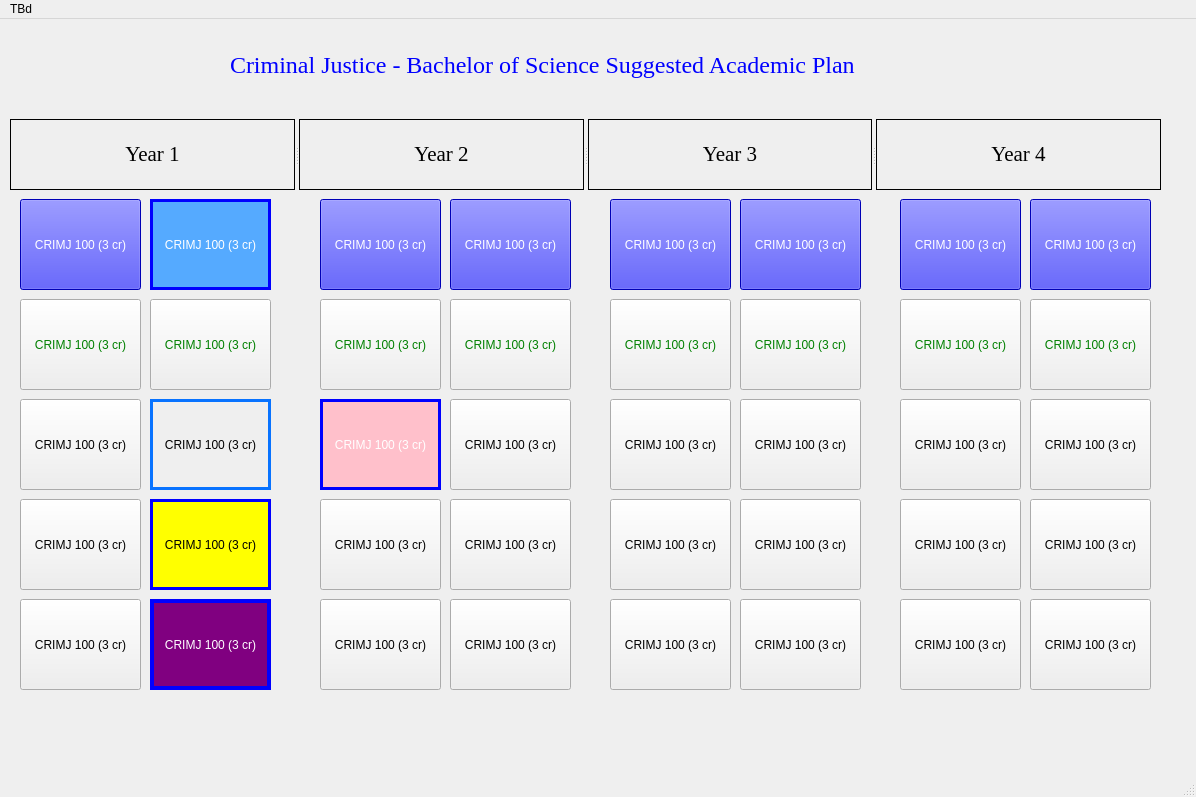
<?xml version="1.0" encoding="UTF-8"?>
<ui version="4.0">
 <class>MainWindow</class>
 <widget class="QMainWindow" name="MainWindow">
  <property name="geometry">
   <rect>
    <x>0</x>
    <y>0</y>
    <width>1196</width>
    <height>797</height>
   </rect>
  </property>
  <property name="windowTitle">
   <string>MainWindow</string>
  </property>
  <widget class="QWidget" name="centralwidget">
   <widget class="QLabel" name="label">
    <property name="geometry">
     <rect>
      <x>230</x>
      <y>30</y>
      <width>771</width>
      <height>31</height>
     </rect>
    </property>
    <property name="font">
     <font>
      <family>Times New Roman</family>
      <pointsize>18</pointsize>
     </font>
    </property>
    <property name="mouseTracking">
     <bool>true</bool>
    </property>
    <property name="styleSheet">
     <string notr="true">color: blue;</string>
    </property>
    <property name="midLineWidth">
     <number>1</number>
    </property>
    <property name="text">
     <string>Criminal Justice - Bachelor of Science Suggested Academic Plan</string>
    </property>
   </widget>
   <widget class="QPushButton" name="pushButton">
    <property name="geometry">
     <rect>
      <x>20</x>
      <y>180</y>
      <width>121</width>
      <height>91</height>
     </rect>
    </property>
    <property name="styleSheet">
     <string notr="true">background-color: blue;
color: white;
</string>
    </property>
    <property name="text">
     <string>CRIMJ 100 (3 cr)</string>
    </property>
    <property name="checkable">
     <bool>false</bool>
    </property>
    <property name="autoDefault">
     <bool>true</bool>
    </property>
   </widget>
   <widget class="QSplitter" name="splitter">
    <property name="geometry">
     <rect>
      <x>10</x>
      <y>100</y>
      <width>1151</width>
      <height>71</height>
     </rect>
    </property>
    <property name="font">
     <font>
      <pointsize>16</pointsize>
     </font>
    </property>
    <property name="orientation">
     <enum>Qt::Horizontal</enum>
    </property>
    <widget class="QLabel" name="label_2">
     <property name="font">
      <font>
       <family>Times New Roman</family>
       <pointsize>16</pointsize>
      </font>
     </property>
     <property name="layoutDirection">
      <enum>Qt::LeftToRight</enum>
     </property>
     <property name="autoFillBackground">
      <bool>false</bool>
     </property>
     <property name="frameShape">
      <enum>QFrame::Box</enum>
     </property>
     <property name="frameShadow">
      <enum>QFrame::Plain</enum>
     </property>
     <property name="text">
      <string>Year 1</string>
     </property>
     <property name="textFormat">
      <enum>Qt::RichText</enum>
     </property>
     <property name="alignment">
      <set>Qt::AlignCenter</set>
     </property>
     <property name="wordWrap">
      <bool>false</bool>
     </property>
    </widget>
    <widget class="QLabel" name="label_3">
     <property name="font">
      <font>
       <family>Times New Roman</family>
       <pointsize>16</pointsize>
      </font>
     </property>
     <property name="layoutDirection">
      <enum>Qt::LeftToRight</enum>
     </property>
     <property name="autoFillBackground">
      <bool>false</bool>
     </property>
     <property name="frameShape">
      <enum>QFrame::Box</enum>
     </property>
     <property name="frameShadow">
      <enum>QFrame::Plain</enum>
     </property>
     <property name="text">
      <string>Year 2</string>
     </property>
     <property name="textFormat">
      <enum>Qt::RichText</enum>
     </property>
     <property name="alignment">
      <set>Qt::AlignCenter</set>
     </property>
     <property name="wordWrap">
      <bool>false</bool>
     </property>
    </widget>
    <widget class="QLabel" name="label_4">
     <property name="font">
      <font>
       <family>Times New Roman</family>
       <pointsize>16</pointsize>
      </font>
     </property>
     <property name="layoutDirection">
      <enum>Qt::LeftToRight</enum>
     </property>
     <property name="autoFillBackground">
      <bool>false</bool>
     </property>
     <property name="frameShape">
      <enum>QFrame::Box</enum>
     </property>
     <property name="frameShadow">
      <enum>QFrame::Plain</enum>
     </property>
     <property name="text">
      <string>Year 3</string>
     </property>
     <property name="textFormat">
      <enum>Qt::RichText</enum>
     </property>
     <property name="alignment">
      <set>Qt::AlignCenter</set>
     </property>
     <property name="wordWrap">
      <bool>false</bool>
     </property>
    </widget>
    <widget class="QLabel" name="label_5">
     <property name="font">
      <font>
       <family>Times New Roman</family>
       <pointsize>16</pointsize>
      </font>
     </property>
     <property name="layoutDirection">
      <enum>Qt::LeftToRight</enum>
     </property>
     <property name="autoFillBackground">
      <bool>false</bool>
     </property>
     <property name="frameShape">
      <enum>QFrame::Box</enum>
     </property>
     <property name="frameShadow">
      <enum>QFrame::Plain</enum>
     </property>
     <property name="text">
      <string>Year 4</string>
     </property>
     <property name="textFormat">
      <enum>Qt::RichText</enum>
     </property>
     <property name="alignment">
      <set>Qt::AlignCenter</set>
     </property>
     <property name="wordWrap">
      <bool>false</bool>
     </property>
     <property name="indent">
      <number>-2</number>
     </property>
    </widget>
   </widget>
   <widget class="QPushButton" name="pushButton_2">
    <property name="geometry">
     <rect>
      <x>20</x>
      <y>280</y>
      <width>121</width>
      <height>91</height>
     </rect>
    </property>
    <property name="styleSheet">
     <string notr="true">color: green;
</string>
    </property>
    <property name="text">
     <string>CRIMJ 100 (3 cr)</string>
    </property>
    <property name="checkable">
     <bool>false</bool>
    </property>
    <property name="autoDefault">
     <bool>true</bool>
    </property>
   </widget>
   <widget class="QPushButton" name="pushButton_3">
    <property name="geometry">
     <rect>
      <x>20</x>
      <y>380</y>
      <width>121</width>
      <height>91</height>
     </rect>
    </property>
    <property name="styleSheet">
     <string notr="true">color: black;
</string>
    </property>
    <property name="text">
     <string>CRIMJ 100 (3 cr)</string>
    </property>
    <property name="checkable">
     <bool>false</bool>
    </property>
   </widget>
   <widget class="QPushButton" name="pushButton_4">
    <property name="geometry">
     <rect>
      <x>20</x>
      <y>480</y>
      <width>121</width>
      <height>91</height>
     </rect>
    </property>
    <property name="styleSheet">
     <string notr="true">color: black;
</string>
    </property>
    <property name="text">
     <string>CRIMJ 100 (3 cr)</string>
    </property>
    <property name="checkable">
     <bool>false</bool>
    </property>
   </widget>
   <widget class="QPushButton" name="pushButton_5">
    <property name="geometry">
     <rect>
      <x>20</x>
      <y>580</y>
      <width>121</width>
      <height>91</height>
     </rect>
    </property>
    <property name="styleSheet">
     <string notr="true">color: black;
</string>
    </property>
    <property name="text">
     <string>CRIMJ 100 (3 cr)</string>
    </property>
    <property name="checkable">
     <bool>false</bool>
    </property>
   </widget>
   <widget class="QPushButton" name="pushButton_6">
    <property name="geometry">
     <rect>
      <x>150</x>
      <y>380</y>
      <width>121</width>
      <height>91</height>
     </rect>
    </property>
    <property name="styleSheet">
     <string notr="true">color: black;
border : 3px solid rgb(8, 115, 255);
</string>
    </property>
    <property name="text">
     <string>CRIMJ 100 (3 cr)</string>
    </property>
    <property name="checkable">
     <bool>false</bool>
    </property>
   </widget>
   <widget class="QPushButton" name="pushButton_7">
    <property name="geometry">
     <rect>
      <x>150</x>
      <y>480</y>
      <width>121</width>
      <height>91</height>
     </rect>
    </property>
    <property name="styleSheet">
     <string notr="true">background-color: yellow;
color: black;
border : 3px solid blue;
</string>
    </property>
    <property name="text">
     <string>CRIMJ 100 (3 cr)</string>
    </property>
    <property name="checkable">
     <bool>false</bool>
    </property>
   </widget>
   <widget class="QPushButton" name="pushButton_8">
    <property name="geometry">
     <rect>
      <x>150</x>
      <y>180</y>
      <width>121</width>
      <height>91</height>
     </rect>
    </property>
    <property name="styleSheet">
     <string notr="true">background-color: rgb(85, 170, 255);
color: white;
border : 3px solid blue;
</string>
    </property>
    <property name="text">
     <string>CRIMJ 100 (3 cr)</string>
    </property>
    <property name="checkable">
     <bool>false</bool>
    </property>
    <property name="autoDefault">
     <bool>true</bool>
    </property>
   </widget>
   <widget class="QPushButton" name="pushButton_9">
    <property name="geometry">
     <rect>
      <x>150</x>
      <y>280</y>
      <width>121</width>
      <height>91</height>
     </rect>
    </property>
    <property name="styleSheet">
     <string notr="true">color: green;
</string>
    </property>
    <property name="text">
     <string>CRIMJ 100 (3 cr)</string>
    </property>
    <property name="checkable">
     <bool>false</bool>
    </property>
    <property name="autoDefault">
     <bool>true</bool>
    </property>
   </widget>
   <widget class="QPushButton" name="pushButton_10">
    <property name="geometry">
     <rect>
      <x>150</x>
      <y>580</y>
      <width>121</width>
      <height>91</height>
     </rect>
    </property>
    <property name="styleSheet">
     <string notr="true">background-color: purple;
color: white;
border : 4px solid blue;
</string>
    </property>
    <property name="text">
     <string>CRIMJ 100 (3 cr)</string>
    </property>
    <property name="checkable">
     <bool>false</bool>
    </property>
   </widget>
   <widget class="QPushButton" name="pushButton_11">
    <property name="geometry">
     <rect>
      <x>450</x>
      <y>180</y>
      <width>121</width>
      <height>91</height>
     </rect>
    </property>
    <property name="styleSheet">
     <string notr="true">background-color: blue;
color: white;
</string>
    </property>
    <property name="text">
     <string>CRIMJ 100 (3 cr)</string>
    </property>
    <property name="checkable">
     <bool>false</bool>
    </property>
    <property name="autoDefault">
     <bool>true</bool>
    </property>
   </widget>
   <widget class="QPushButton" name="pushButton_12">
    <property name="geometry">
     <rect>
      <x>450</x>
      <y>580</y>
      <width>121</width>
      <height>91</height>
     </rect>
    </property>
    <property name="styleSheet">
     <string notr="true">color: black;
</string>
    </property>
    <property name="text">
     <string>CRIMJ 100 (3 cr)</string>
    </property>
    <property name="checkable">
     <bool>false</bool>
    </property>
   </widget>
   <widget class="QPushButton" name="pushButton_13">
    <property name="geometry">
     <rect>
      <x>320</x>
      <y>380</y>
      <width>121</width>
      <height>91</height>
     </rect>
    </property>
    <property name="styleSheet">
     <string notr="true">background-color: pink;
color: white;
border : 3px solid blue;
</string>
    </property>
    <property name="text">
     <string>CRIMJ 100 (3 cr)</string>
    </property>
    <property name="checkable">
     <bool>false</bool>
    </property>
   </widget>
   <widget class="QPushButton" name="pushButton_14">
    <property name="geometry">
     <rect>
      <x>450</x>
      <y>380</y>
      <width>121</width>
      <height>91</height>
     </rect>
    </property>
    <property name="styleSheet">
     <string notr="true">color: black;
</string>
    </property>
    <property name="text">
     <string>CRIMJ 100 (3 cr)</string>
    </property>
    <property name="checkable">
     <bool>false</bool>
    </property>
   </widget>
   <widget class="QPushButton" name="pushButton_15">
    <property name="geometry">
     <rect>
      <x>450</x>
      <y>280</y>
      <width>121</width>
      <height>91</height>
     </rect>
    </property>
    <property name="styleSheet">
     <string notr="true">color: green;
</string>
    </property>
    <property name="text">
     <string>CRIMJ 100 (3 cr)</string>
    </property>
    <property name="checkable">
     <bool>false</bool>
    </property>
    <property name="autoDefault">
     <bool>true</bool>
    </property>
   </widget>
   <widget class="QPushButton" name="pushButton_16">
    <property name="geometry">
     <rect>
      <x>320</x>
      <y>480</y>
      <width>121</width>
      <height>91</height>
     </rect>
    </property>
    <property name="styleSheet">
     <string notr="true">color: black;
</string>
    </property>
    <property name="text">
     <string>CRIMJ 100 (3 cr)</string>
    </property>
    <property name="checkable">
     <bool>false</bool>
    </property>
   </widget>
   <widget class="QPushButton" name="pushButton_17">
    <property name="geometry">
     <rect>
      <x>320</x>
      <y>180</y>
      <width>121</width>
      <height>91</height>
     </rect>
    </property>
    <property name="styleSheet">
     <string notr="true">background-color: blue;
color: white;
</string>
    </property>
    <property name="text">
     <string>CRIMJ 100 (3 cr)</string>
    </property>
    <property name="checkable">
     <bool>false</bool>
    </property>
    <property name="autoDefault">
     <bool>true</bool>
    </property>
   </widget>
   <widget class="QPushButton" name="pushButton_18">
    <property name="geometry">
     <rect>
      <x>450</x>
      <y>480</y>
      <width>121</width>
      <height>91</height>
     </rect>
    </property>
    <property name="styleSheet">
     <string notr="true">color: black;
</string>
    </property>
    <property name="text">
     <string>CRIMJ 100 (3 cr)</string>
    </property>
    <property name="checkable">
     <bool>false</bool>
    </property>
   </widget>
   <widget class="QPushButton" name="pushButton_19">
    <property name="geometry">
     <rect>
      <x>320</x>
      <y>280</y>
      <width>121</width>
      <height>91</height>
     </rect>
    </property>
    <property name="styleSheet">
     <string notr="true">color: green;
</string>
    </property>
    <property name="text">
     <string>CRIMJ 100 (3 cr)</string>
    </property>
    <property name="checkable">
     <bool>false</bool>
    </property>
    <property name="autoDefault">
     <bool>true</bool>
    </property>
   </widget>
   <widget class="QPushButton" name="pushButton_20">
    <property name="geometry">
     <rect>
      <x>320</x>
      <y>580</y>
      <width>121</width>
      <height>91</height>
     </rect>
    </property>
    <property name="styleSheet">
     <string notr="true">color: black;
</string>
    </property>
    <property name="text">
     <string>CRIMJ 100 (3 cr)</string>
    </property>
    <property name="checkable">
     <bool>false</bool>
    </property>
   </widget>
   <widget class="QPushButton" name="pushButton_21">
    <property name="geometry">
     <rect>
      <x>740</x>
      <y>180</y>
      <width>121</width>
      <height>91</height>
     </rect>
    </property>
    <property name="styleSheet">
     <string notr="true">background-color: blue;
color: white;
</string>
    </property>
    <property name="text">
     <string>CRIMJ 100 (3 cr)</string>
    </property>
    <property name="checkable">
     <bool>false</bool>
    </property>
    <property name="autoDefault">
     <bool>true</bool>
    </property>
   </widget>
   <widget class="QPushButton" name="pushButton_22">
    <property name="geometry">
     <rect>
      <x>740</x>
      <y>580</y>
      <width>121</width>
      <height>91</height>
     </rect>
    </property>
    <property name="styleSheet">
     <string notr="true">color: black;
</string>
    </property>
    <property name="text">
     <string>CRIMJ 100 (3 cr)</string>
    </property>
    <property name="checkable">
     <bool>false</bool>
    </property>
   </widget>
   <widget class="QPushButton" name="pushButton_23">
    <property name="geometry">
     <rect>
      <x>610</x>
      <y>380</y>
      <width>121</width>
      <height>91</height>
     </rect>
    </property>
    <property name="styleSheet">
     <string notr="true">color: black;
</string>
    </property>
    <property name="text">
     <string>CRIMJ 100 (3 cr)</string>
    </property>
    <property name="checkable">
     <bool>false</bool>
    </property>
   </widget>
   <widget class="QPushButton" name="pushButton_24">
    <property name="geometry">
     <rect>
      <x>740</x>
      <y>380</y>
      <width>121</width>
      <height>91</height>
     </rect>
    </property>
    <property name="styleSheet">
     <string notr="true">color: black;
</string>
    </property>
    <property name="text">
     <string>CRIMJ 100 (3 cr)</string>
    </property>
    <property name="checkable">
     <bool>false</bool>
    </property>
   </widget>
   <widget class="QPushButton" name="pushButton_25">
    <property name="geometry">
     <rect>
      <x>740</x>
      <y>280</y>
      <width>121</width>
      <height>91</height>
     </rect>
    </property>
    <property name="styleSheet">
     <string notr="true">color: green;
</string>
    </property>
    <property name="text">
     <string>CRIMJ 100 (3 cr)</string>
    </property>
    <property name="checkable">
     <bool>false</bool>
    </property>
    <property name="autoDefault">
     <bool>true</bool>
    </property>
   </widget>
   <widget class="QPushButton" name="pushButton_26">
    <property name="geometry">
     <rect>
      <x>610</x>
      <y>480</y>
      <width>121</width>
      <height>91</height>
     </rect>
    </property>
    <property name="styleSheet">
     <string notr="true">color: black;
</string>
    </property>
    <property name="text">
     <string>CRIMJ 100 (3 cr)</string>
    </property>
    <property name="checkable">
     <bool>false</bool>
    </property>
   </widget>
   <widget class="QPushButton" name="pushButton_27">
    <property name="geometry">
     <rect>
      <x>610</x>
      <y>180</y>
      <width>121</width>
      <height>91</height>
     </rect>
    </property>
    <property name="styleSheet">
     <string notr="true">background-color: blue;
color: white;
</string>
    </property>
    <property name="text">
     <string>CRIMJ 100 (3 cr)</string>
    </property>
    <property name="checkable">
     <bool>false</bool>
    </property>
    <property name="autoDefault">
     <bool>true</bool>
    </property>
   </widget>
   <widget class="QPushButton" name="pushButton_28">
    <property name="geometry">
     <rect>
      <x>740</x>
      <y>480</y>
      <width>121</width>
      <height>91</height>
     </rect>
    </property>
    <property name="styleSheet">
     <string notr="true">color: black;
</string>
    </property>
    <property name="text">
     <string>CRIMJ 100 (3 cr)</string>
    </property>
    <property name="checkable">
     <bool>false</bool>
    </property>
   </widget>
   <widget class="QPushButton" name="pushButton_29">
    <property name="geometry">
     <rect>
      <x>610</x>
      <y>280</y>
      <width>121</width>
      <height>91</height>
     </rect>
    </property>
    <property name="styleSheet">
     <string notr="true">color: green;
</string>
    </property>
    <property name="text">
     <string>CRIMJ 100 (3 cr)</string>
    </property>
    <property name="checkable">
     <bool>false</bool>
    </property>
    <property name="autoDefault">
     <bool>true</bool>
    </property>
   </widget>
   <widget class="QPushButton" name="pushButton_30">
    <property name="geometry">
     <rect>
      <x>610</x>
      <y>580</y>
      <width>121</width>
      <height>91</height>
     </rect>
    </property>
    <property name="styleSheet">
     <string notr="true">color: black;
</string>
    </property>
    <property name="text">
     <string>CRIMJ 100 (3 cr)</string>
    </property>
    <property name="checkable">
     <bool>false</bool>
    </property>
   </widget>
   <widget class="QPushButton" name="pushButton_31">
    <property name="geometry">
     <rect>
      <x>1030</x>
      <y>180</y>
      <width>121</width>
      <height>91</height>
     </rect>
    </property>
    <property name="styleSheet">
     <string notr="true">background-color: blue;
color: white;
</string>
    </property>
    <property name="text">
     <string>CRIMJ 100 (3 cr)</string>
    </property>
    <property name="checkable">
     <bool>false</bool>
    </property>
    <property name="autoDefault">
     <bool>true</bool>
    </property>
   </widget>
   <widget class="QPushButton" name="pushButton_32">
    <property name="geometry">
     <rect>
      <x>1030</x>
      <y>580</y>
      <width>121</width>
      <height>91</height>
     </rect>
    </property>
    <property name="styleSheet">
     <string notr="true">color: black;
</string>
    </property>
    <property name="text">
     <string>CRIMJ 100 (3 cr)</string>
    </property>
    <property name="checkable">
     <bool>false</bool>
    </property>
   </widget>
   <widget class="QPushButton" name="pushButton_33">
    <property name="geometry">
     <rect>
      <x>900</x>
      <y>380</y>
      <width>121</width>
      <height>91</height>
     </rect>
    </property>
    <property name="styleSheet">
     <string notr="true">color: black;
</string>
    </property>
    <property name="text">
     <string>CRIMJ 100 (3 cr)</string>
    </property>
    <property name="checkable">
     <bool>false</bool>
    </property>
   </widget>
   <widget class="QPushButton" name="pushButton_34">
    <property name="geometry">
     <rect>
      <x>1030</x>
      <y>380</y>
      <width>121</width>
      <height>91</height>
     </rect>
    </property>
    <property name="styleSheet">
     <string notr="true">color: black;
</string>
    </property>
    <property name="text">
     <string>CRIMJ 100 (3 cr)</string>
    </property>
    <property name="checkable">
     <bool>false</bool>
    </property>
   </widget>
   <widget class="QPushButton" name="pushButton_35">
    <property name="geometry">
     <rect>
      <x>1030</x>
      <y>280</y>
      <width>121</width>
      <height>91</height>
     </rect>
    </property>
    <property name="styleSheet">
     <string notr="true">color: green;
</string>
    </property>
    <property name="text">
     <string>CRIMJ 100 (3 cr)</string>
    </property>
    <property name="checkable">
     <bool>false</bool>
    </property>
    <property name="autoDefault">
     <bool>true</bool>
    </property>
   </widget>
   <widget class="QPushButton" name="pushButton_36">
    <property name="geometry">
     <rect>
      <x>900</x>
      <y>480</y>
      <width>121</width>
      <height>91</height>
     </rect>
    </property>
    <property name="styleSheet">
     <string notr="true">color: black;
</string>
    </property>
    <property name="text">
     <string>CRIMJ 100 (3 cr)</string>
    </property>
    <property name="checkable">
     <bool>false</bool>
    </property>
   </widget>
   <widget class="QPushButton" name="pushButton_37">
    <property name="geometry">
     <rect>
      <x>900</x>
      <y>180</y>
      <width>121</width>
      <height>91</height>
     </rect>
    </property>
    <property name="styleSheet">
     <string notr="true">background-color: blue;
color: white;
</string>
    </property>
    <property name="text">
     <string>CRIMJ 100 (3 cr)</string>
    </property>
    <property name="checkable">
     <bool>false</bool>
    </property>
    <property name="autoDefault">
     <bool>true</bool>
    </property>
   </widget>
   <widget class="QPushButton" name="pushButton_38">
    <property name="geometry">
     <rect>
      <x>1030</x>
      <y>480</y>
      <width>121</width>
      <height>91</height>
     </rect>
    </property>
    <property name="styleSheet">
     <string notr="true">color: black;
</string>
    </property>
    <property name="text">
     <string>CRIMJ 100 (3 cr)</string>
    </property>
    <property name="checkable">
     <bool>false</bool>
    </property>
   </widget>
   <widget class="QPushButton" name="pushButton_39">
    <property name="geometry">
     <rect>
      <x>900</x>
      <y>280</y>
      <width>121</width>
      <height>91</height>
     </rect>
    </property>
    <property name="styleSheet">
     <string notr="true">color: green;
</string>
    </property>
    <property name="text">
     <string>CRIMJ 100 (3 cr)</string>
    </property>
    <property name="checkable">
     <bool>false</bool>
    </property>
    <property name="autoDefault">
     <bool>true</bool>
    </property>
   </widget>
   <widget class="QPushButton" name="pushButton_40">
    <property name="geometry">
     <rect>
      <x>900</x>
      <y>580</y>
      <width>121</width>
      <height>91</height>
     </rect>
    </property>
    <property name="styleSheet">
     <string notr="true">color: black;
</string>
    </property>
    <property name="text">
     <string>CRIMJ 100 (3 cr)</string>
    </property>
    <property name="checkable">
     <bool>false</bool>
    </property>
   </widget>
   <widget class="QLabel" name="label_6">
    <property name="geometry">
     <rect>
      <x>30</x>
      <y>20</y>
      <width>171</width>
      <height>61</height>
     </rect>
    </property>
    <property name="autoFillBackground">
     <bool>true</bool>
    </property>
    <property name="styleSheet">
     <string notr="true">background-image: url(:/newPrefix/icon1.png);</string>
    </property>
    <property name="text">
     <string/>
    </property>
    <property name="textFormat">
     <enum>Qt::PlainText</enum>
    </property>
    <property name="pixmap">
     <pixmap resource="PSA - Fall 2022/CMPSC 487W/Final Project/test.qrc">:/newPrefix/icon1.png</pixmap>
    </property>
    <property name="scaledContents">
     <bool>true</bool>
    </property>
   </widget>
  </widget>
  <widget class="QMenuBar" name="menubar">
   <property name="geometry">
    <rect>
     <x>0</x>
     <y>0</y>
     <width>1196</width>
     <height>26</height>
    </rect>
   </property>
   <widget class="QMenu" name="menuTBd">
    <property name="title">
     <string>TBd</string>
    </property>
   </widget>
   <addaction name="menuTBd"/>
  </widget>
  <widget class="QStatusBar" name="statusbar"/>
 </widget>
 <resources>
  <include location="PSA - Fall 2022/CMPSC 487W/Final Project/test.qrc"/>
 </resources>
 <connections/>
</ui>
